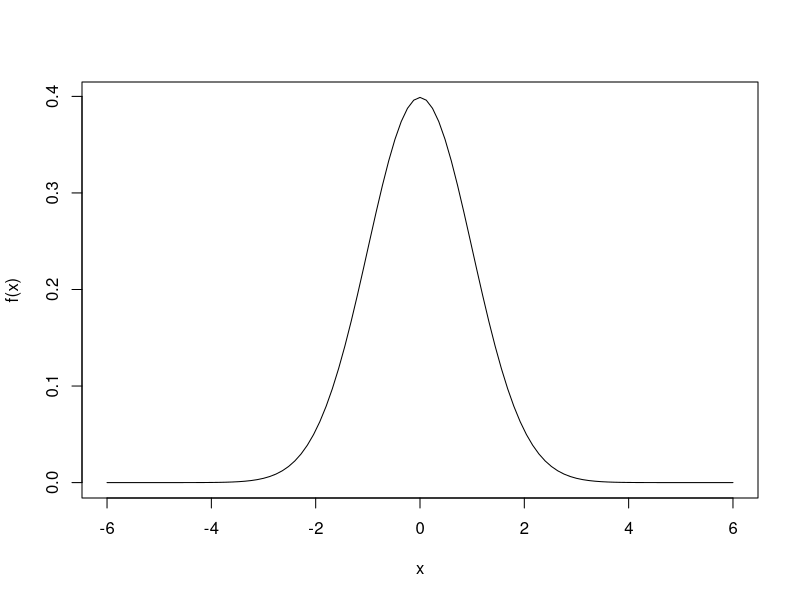
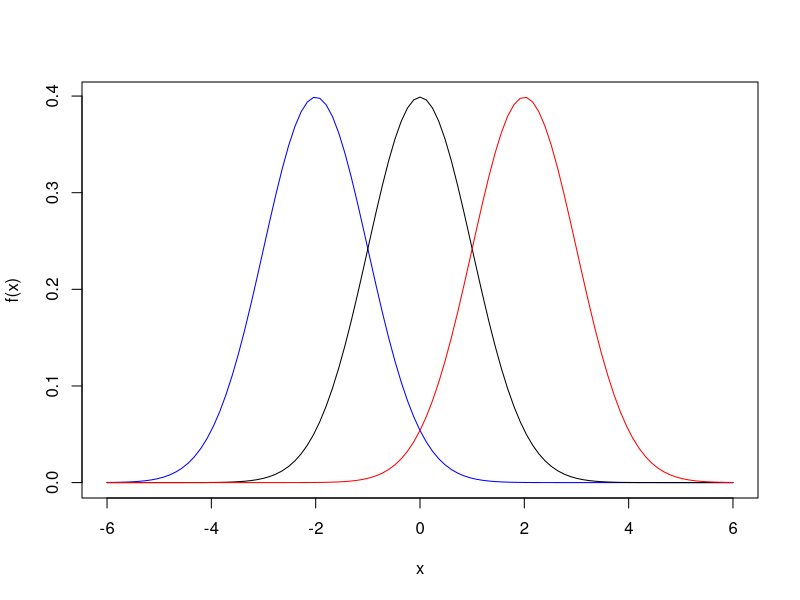
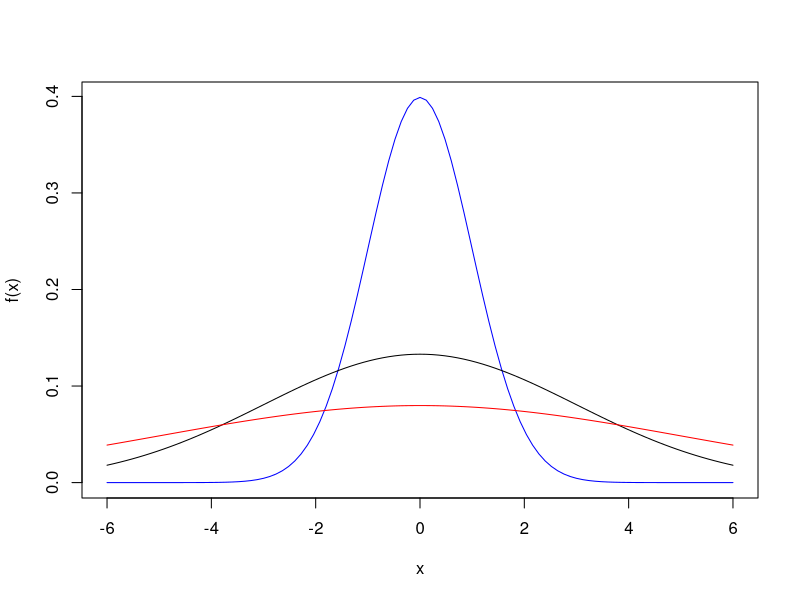
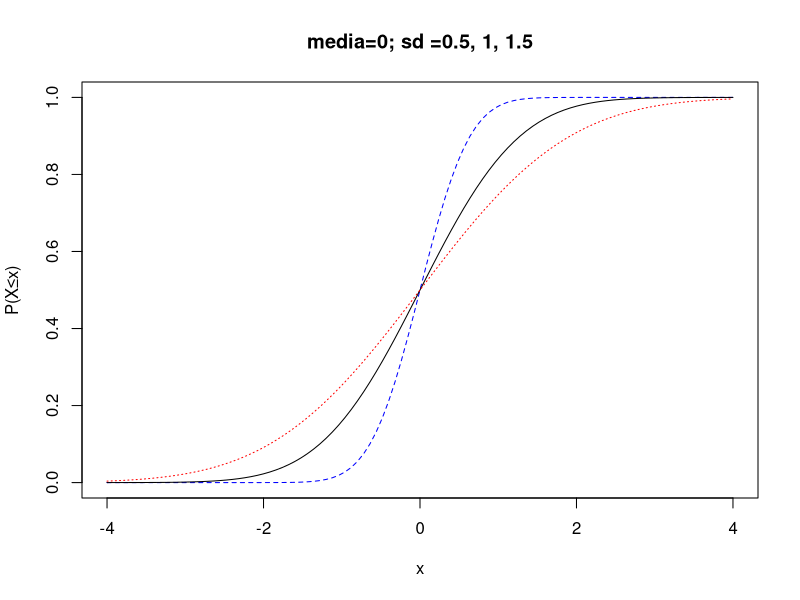
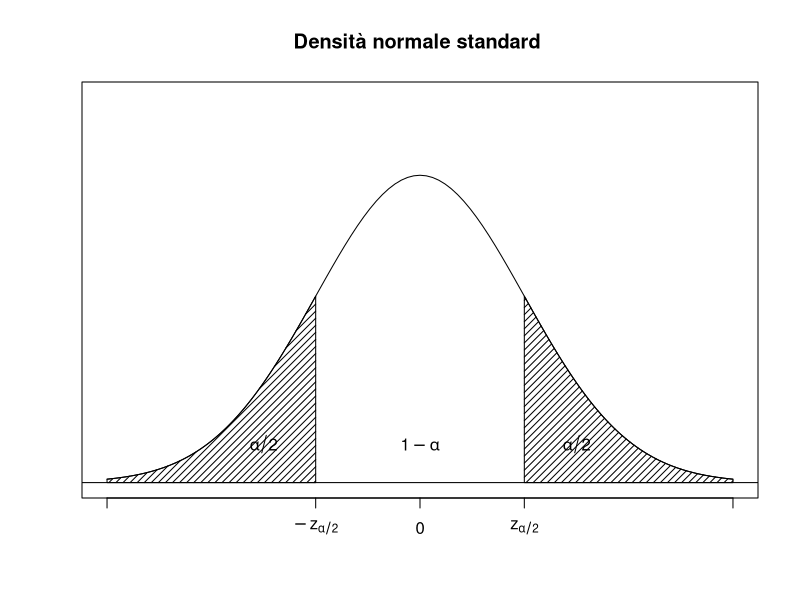
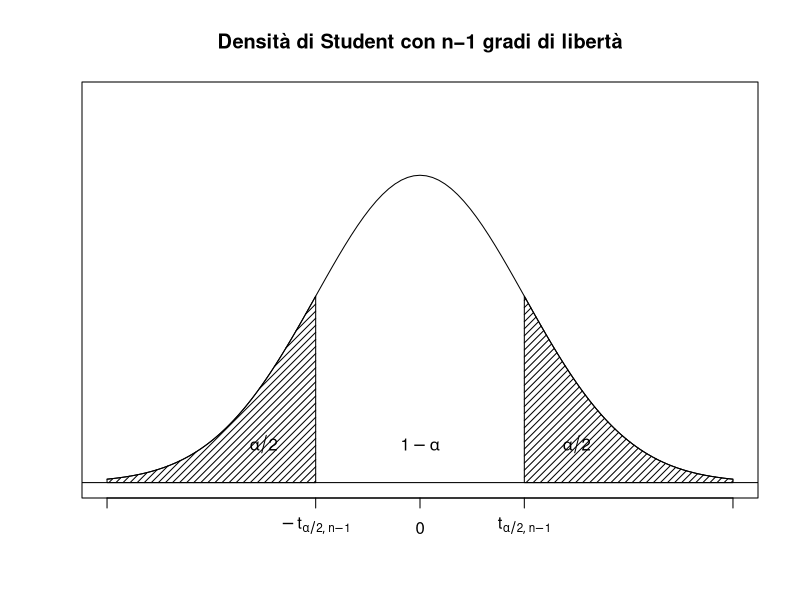
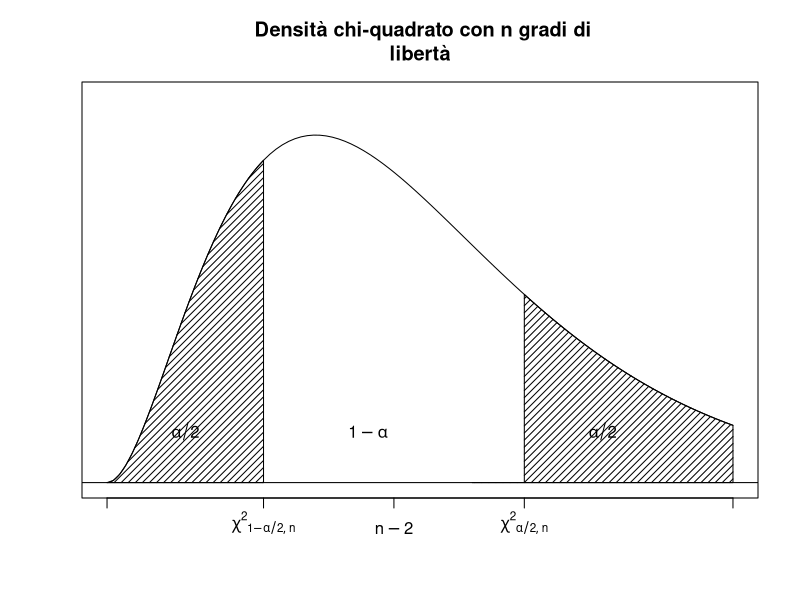
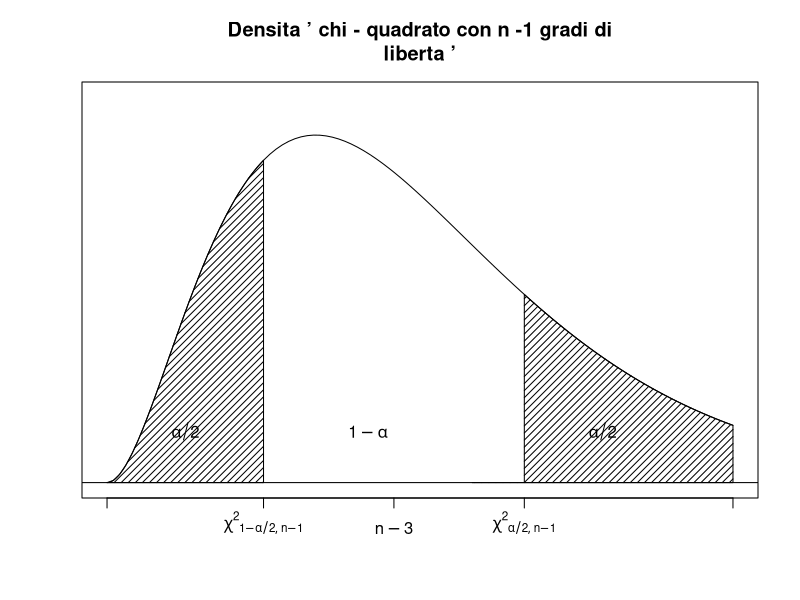

These charts were generated, in order, by the following R code:
## ---- chunk 1
library(ggplot2)

## ---- chunk 2
curve(dnorm(x,mean =0, sd =1), from =-6, to=6, xlab="x", ylab="f(x)", lty =1)

## ---- chunk 3
curve(dnorm(x,mean =-2, sd =1), from =-6, to=6, xlab="x", ylab="f(x)", lty =1, col = "blue")

curve(dnorm(x,mean =0, sd =1), from =-6, to=6, xlab="x", ylab="f(x)", lty =1, add = TRUE)

curve(dnorm(x,mean =2, sd =1), from =-6, to=6, xlab="x", ylab="f(x)", lty =1, add= TRUE, col = "red")

## ---- chunk 4
curve(dnorm(x,mean =0, sd =1), from =-6, to=6, xlab="x", ylab="f(x)", lty =1, col = "blue")

curve(dnorm(x,mean =0, sd =3), from =-6, to=6, xlab="x", ylab="f(x)", lty =1, add = TRUE)

curve(dnorm(x,mean =0, sd =5), from =-6, to=6, xlab="x", ylab="f(x)", lty =1, add= TRUE, col = "red")

## ---- chunk 5
curve(pnorm(x, mean = 0, sd = 0.5, lower.tail = TRUE), from = -4, to = 4, xlab = "x", ylab ="P(X≤x)", main="media=0; sd =0.5, 1, 1.5",lty =2, col = "blue")

curve(pnorm(x, mean = 0, sd = 1, lower.tail = TRUE), add =TRUE)

curve(pnorm(x, mean =0, sd =1.5, lower.tail = TRUE), add =TRUE, lty =3, col = "red")

## ---- chunk 6
data(mpg)

# Media della variabile hwy -> miglia per gallone in autostrada
stimamu = mean (mpg$hwy)
stimamu

# Varianza della variabile hwy
stimasigma2 = (length(mpg$hwy) - 1)*var(mpg$hwy)/length(mpg$hwy)
stimasigma2

## ---- chunk 7
curve ( dnorm (x,mean =0, sd =1) ,from =-3, to=3, axes=FALSE ,ylim =c(0 ,0.5) ,
 xlab="",ylab ="",main="Densità normale standard ")
text (0 ,0.05 , expression (1- alpha ))
axis (1,c(-3,-1,0,1,3) ,c("",expression (-z[ alpha /2]) ,
0, expression (z[ alpha /2]) ,""))
vals <-seq (-3,-1, length =100)
x <-c(-3, vals ,-1,-3)
y <-c(0, dnorm (vals) ,0,0)
polygon (x,y, density =20, angle =45)
vals <-seq (1,3, length =100)
x <-c(1, vals ,3 ,1)
y <-c(0, dnorm (vals) ,0,0)
polygon (x,y, density =20, angle =45)
abline (h=0)
text ( -1.5 ,0.05 , expression ( alpha /2))
text (1.5 ,0.05 , expression (alpha /2))
box ()

## ---- chunk 8
curve(dnorm(x,mean =0, sd =1) ,from =-3, to=3, axes=FALSE ,ylim =c(0 ,0.5) , xlab="",ylab ="",main="Densità di Student con n−1 gradi di libertà")
text (0 ,0.05 , expression (1- alpha ))
axis (1,c(-3,-1,0,1,3) ,c("",expression(-t[list( alpha /2,n -1)]) , 0, expression(t[list( alpha /2,n -1)]) ,""))
vals <-seq (-3,-1, length =100)
x <-c(-3, vals ,-1,-3)
y <-c(0, dnorm (vals) ,0,0)
polygon (x,y, density =20, angle =45)
vals <-seq (1,3, length =100)
x <-c(1, vals ,3 ,1)
y <-c(0, dnorm (vals) ,0,0)
polygon (x,y, density =20, angle =45)
abline (h=0)
text ( -1.5 ,0.05 , expression ( alpha /2))
text (1.5 ,0.05 , expression (alpha /2))
box ()

## ---- chunk 9
curve ( dchisq (x,df =6) ,from =0, to =12, axes=FALSE ,ylim=c(0 ,0.15) ,
xlab="",ylab="",main=" Densità chi-quadrato con n gradi di
libertà")
text (5 ,0.02 , expression (1- alpha ))
axis (1, c(0 ,3 ,5.5 ,8 ,12) ,c("",expression ({ chi ^2}[ list (1- alpha /2,n)
]),
expression (n -2) ,expression ({ chi ^2}[ list( alpha /2,n)]) ,""))
vals <-seq (0,3, length =100)
x <-c(0, vals ,3 ,0)
y <-c(0, dchisq (vals ,df =6) ,0,0)
polygon (x,y, density =20, angle =45)
vals <-seq (8,12, length =100)
x <-c(8, vals ,12 ,7)
y <-c(0, dchisq (vals ,df =6) ,0,0)
polygon (x,y, density =20, angle =45)
abline (h=0)
text (1.5 ,0.02 , expression ( alpha /2))
text (9.5 ,0.02 , expression ( alpha /2))
box ()

## ---- chunk 10
curve (dchisq (x,df =6) ,from =0, to =12, axes=FALSE , ylim=c (0 ,0.15) ,
xlab="",ylab="",main ="Densita ’ chi - quadrato con n -1 gradi di
liberta ’")
text (5 ,0.02 , expression (1- alpha ))
axis (1,c(0 ,3 ,5.5 ,8 ,12) ,c("",expression ({ chi ^2}[ list (1- alpha /2,n
-1) ]) ,
expression (n -3) ,expression ({ chi ^2}[ list( alpha /2,n -1) ]),""))
vals <-seq (0,3, length =100)
x<-c(0, vals ,3 ,0)
y<-c(0, dchisq (vals ,df =6) ,0,0)
polygon (x,y, density =20, angle =45)
vals <-seq (8,12, length =100)
x<-c(8, vals ,12 ,7)
y<-c(0, dchisq (vals ,df =6) ,0,0)
polygon (x,y, density =20, angle =45)
abline (h=0)
text (1.5 ,0.02 , expression ( alpha /2))
text (9.5 ,0.02 , expression ( alpha /2))
box ()
